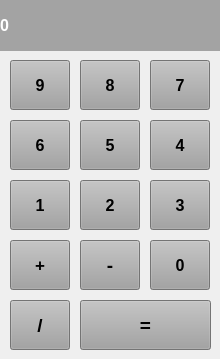
<?xml version="1.0" encoding="UTF-8"?>
<ui version="4.0">
 <class>MainWindow</class>
 <widget class="QMainWindow" name="MainWindow">
  <property name="geometry">
   <rect>
    <x>0</x>
    <y>0</y>
    <width>220</width>
    <height>359</height>
   </rect>
  </property>
  <property name="windowTitle">
   <string>calc</string>
  </property>
  <widget class="QWidget" name="centralwidget">
   <widget class="QLabel" name="label_result">
    <property name="geometry">
     <rect>
      <x>0</x>
      <y>0</y>
      <width>221</width>
      <height>51</height>
     </rect>
    </property>
    <property name="font">
     <font>
      <pointsize>12</pointsize>
      <weight>75</weight>
      <italic>false</italic>
      <bold>true</bold>
      <underline>false</underline>
     </font>
    </property>
    <property name="styleSheet">
     <string notr="true">background-color: rgb(163, 163, 163);
color: rgb(255, 255, 255);</string>
    </property>
    <property name="text">
     <string>0</string>
    </property>
    <property name="margin">
     <number>10</number>
    </property>
   </widget>
   <widget class="QPushButton" name="btn_zero">
    <property name="geometry">
     <rect>
      <x>150</x>
      <y>240</y>
      <width>60</width>
      <height>50</height>
     </rect>
    </property>
    <property name="font">
     <font>
      <pointsize>12</pointsize>
      <weight>75</weight>
      <bold>true</bold>
     </font>
    </property>
    <property name="styleSheet">
     <string notr="true">background-color: rgb(163, 163, 163);</string>
    </property>
    <property name="text">
     <string>0</string>
    </property>
   </widget>
   <widget class="QPushButton" name="btn_result">
    <property name="geometry">
     <rect>
      <x>80</x>
      <y>300</y>
      <width>131</width>
      <height>50</height>
     </rect>
    </property>
    <property name="font">
     <font>
      <pointsize>14</pointsize>
      <weight>75</weight>
      <bold>true</bold>
     </font>
    </property>
    <property name="styleSheet">
     <string notr="true">background-color: rgb(163, 163, 163);</string>
    </property>
    <property name="text">
     <string>=</string>
    </property>
   </widget>
   <widget class="QPushButton" name="btn_1">
    <property name="geometry">
     <rect>
      <x>10</x>
      <y>180</y>
      <width>60</width>
      <height>50</height>
     </rect>
    </property>
    <property name="font">
     <font>
      <pointsize>12</pointsize>
      <weight>75</weight>
      <bold>true</bold>
     </font>
    </property>
    <property name="styleSheet">
     <string notr="true">background-color: rgb(163, 163, 163);</string>
    </property>
    <property name="text">
     <string>1</string>
    </property>
   </widget>
   <widget class="QPushButton" name="btn_2">
    <property name="geometry">
     <rect>
      <x>80</x>
      <y>180</y>
      <width>60</width>
      <height>50</height>
     </rect>
    </property>
    <property name="font">
     <font>
      <pointsize>12</pointsize>
      <weight>75</weight>
      <bold>true</bold>
     </font>
    </property>
    <property name="styleSheet">
     <string notr="true">background-color: rgb(163, 163, 163);</string>
    </property>
    <property name="text">
     <string>2</string>
    </property>
   </widget>
   <widget class="QPushButton" name="btn_3">
    <property name="geometry">
     <rect>
      <x>150</x>
      <y>180</y>
      <width>60</width>
      <height>50</height>
     </rect>
    </property>
    <property name="font">
     <font>
      <pointsize>12</pointsize>
      <weight>75</weight>
      <bold>true</bold>
     </font>
    </property>
    <property name="styleSheet">
     <string notr="true">background-color: rgb(163, 163, 163);</string>
    </property>
    <property name="text">
     <string>3</string>
    </property>
   </widget>
   <widget class="QPushButton" name="btn_4">
    <property name="geometry">
     <rect>
      <x>150</x>
      <y>120</y>
      <width>60</width>
      <height>50</height>
     </rect>
    </property>
    <property name="font">
     <font>
      <pointsize>12</pointsize>
      <weight>75</weight>
      <bold>true</bold>
     </font>
    </property>
    <property name="styleSheet">
     <string notr="true">background-color: rgb(163, 163, 163);</string>
    </property>
    <property name="text">
     <string>4</string>
    </property>
   </widget>
   <widget class="QPushButton" name="btn_5">
    <property name="geometry">
     <rect>
      <x>80</x>
      <y>120</y>
      <width>60</width>
      <height>50</height>
     </rect>
    </property>
    <property name="font">
     <font>
      <pointsize>12</pointsize>
      <weight>75</weight>
      <bold>true</bold>
     </font>
    </property>
    <property name="styleSheet">
     <string notr="true">background-color: rgb(163, 163, 163);</string>
    </property>
    <property name="text">
     <string>5</string>
    </property>
   </widget>
   <widget class="QPushButton" name="btn_6">
    <property name="geometry">
     <rect>
      <x>10</x>
      <y>120</y>
      <width>60</width>
      <height>50</height>
     </rect>
    </property>
    <property name="font">
     <font>
      <pointsize>12</pointsize>
      <weight>75</weight>
      <bold>true</bold>
     </font>
    </property>
    <property name="styleSheet">
     <string notr="true">background-color: rgb(163, 163, 163);</string>
    </property>
    <property name="text">
     <string>6</string>
    </property>
   </widget>
   <widget class="QPushButton" name="btn_7">
    <property name="geometry">
     <rect>
      <x>150</x>
      <y>60</y>
      <width>60</width>
      <height>50</height>
     </rect>
    </property>
    <property name="font">
     <font>
      <pointsize>12</pointsize>
      <weight>75</weight>
      <bold>true</bold>
     </font>
    </property>
    <property name="styleSheet">
     <string notr="true">background-color: rgb(163, 163, 163);</string>
    </property>
    <property name="text">
     <string>7</string>
    </property>
   </widget>
   <widget class="QPushButton" name="btn_8">
    <property name="geometry">
     <rect>
      <x>80</x>
      <y>60</y>
      <width>60</width>
      <height>50</height>
     </rect>
    </property>
    <property name="font">
     <font>
      <pointsize>12</pointsize>
      <weight>75</weight>
      <bold>true</bold>
     </font>
    </property>
    <property name="styleSheet">
     <string notr="true">background-color: rgb(163, 163, 163);</string>
    </property>
    <property name="text">
     <string>8</string>
    </property>
   </widget>
   <widget class="QPushButton" name="btn_9">
    <property name="geometry">
     <rect>
      <x>10</x>
      <y>60</y>
      <width>60</width>
      <height>50</height>
     </rect>
    </property>
    <property name="font">
     <font>
      <pointsize>12</pointsize>
      <weight>75</weight>
      <bold>true</bold>
     </font>
    </property>
    <property name="styleSheet">
     <string notr="true">background-color: rgb(163, 163, 163);</string>
    </property>
    <property name="text">
     <string>9</string>
    </property>
   </widget>
   <widget class="QPushButton" name="btn_plus">
    <property name="geometry">
     <rect>
      <x>10</x>
      <y>240</y>
      <width>60</width>
      <height>50</height>
     </rect>
    </property>
    <property name="font">
     <font>
      <pointsize>13</pointsize>
      <weight>75</weight>
      <bold>true</bold>
     </font>
    </property>
    <property name="styleSheet">
     <string notr="true">background-color: rgb(163, 163, 163);</string>
    </property>
    <property name="text">
     <string>+</string>
    </property>
   </widget>
   <widget class="QPushButton" name="btn_minus">
    <property name="geometry">
     <rect>
      <x>80</x>
      <y>240</y>
      <width>60</width>
      <height>50</height>
     </rect>
    </property>
    <property name="font">
     <font>
      <pointsize>14</pointsize>
      <weight>75</weight>
      <bold>true</bold>
     </font>
    </property>
    <property name="styleSheet">
     <string notr="true">background-color: rgb(163, 163, 163);</string>
    </property>
    <property name="text">
     <string>-</string>
    </property>
   </widget>
   <widget class="QPushButton" name="btn_minus_2">
    <property name="geometry">
     <rect>
      <x>10</x>
      <y>300</y>
      <width>60</width>
      <height>50</height>
     </rect>
    </property>
    <property name="font">
     <font>
      <pointsize>14</pointsize>
      <weight>75</weight>
      <bold>true</bold>
     </font>
    </property>
    <property name="styleSheet">
     <string notr="true">background-color: rgb(163, 163, 163);</string>
    </property>
    <property name="text">
     <string>/</string>
    </property>
   </widget>
  </widget>
 </widget>
 <resources/>
 <connections/>
</ui>
